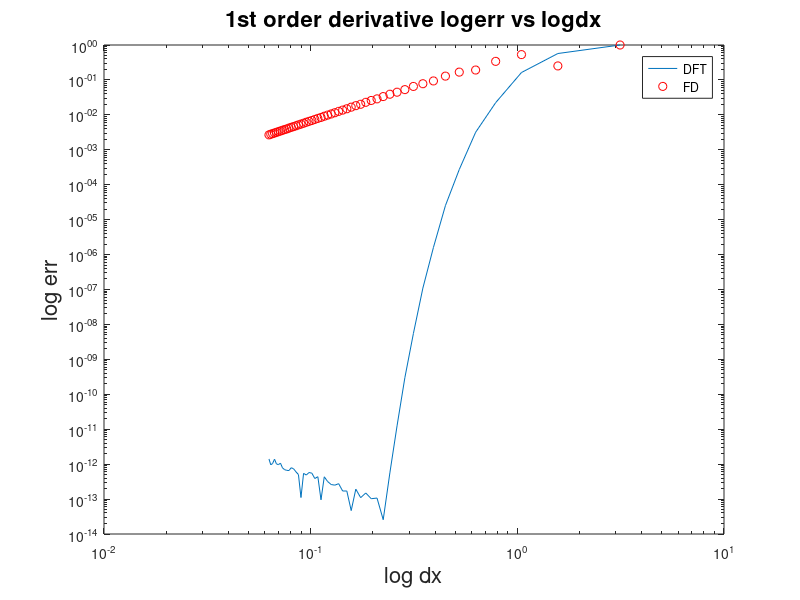
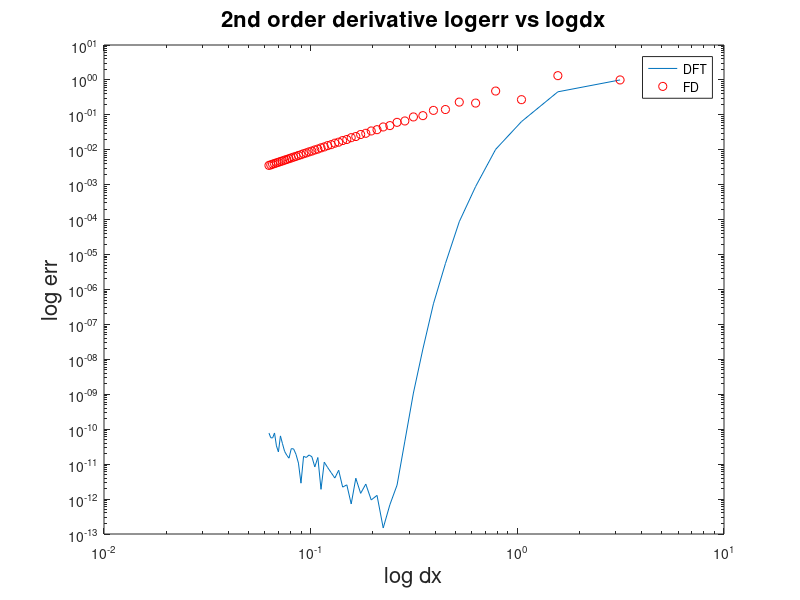

The MATLAB source for these figures, in order:
clc;clear all;

% part A

Np=[2:2:100]; % grid points pool

for a=1:length(Np)
    
    N=Np(a);

    n=[0:1:N-1];
    dx=2*pi/N;
    dx1(a)=dx;
    x=-pi+dx.*n;

    u=exp(sin(x)); 
    u1=exp(sin(x)).*cos(x);
    u2=exp(sin(x)).*cos(x).^2-sin(x).*exp(sin(x));

    k=[-N/2:1:N/2-1];

    for j=1:N
    
    uk(j)=sum(u.*exp(-1i.*k(j).*x))/N;
    
    end

    % part A 1st order derivative
    
    % DFT
    
    for m=1:N

    uN1(m)=sum(1i.*k.*uk.*exp(1i.*k.*x(m)));

    end

    err1(a)=max(abs(uN1-u1));
    
    % finite difference
    
    ud1(1)=(u(2)-u(N))/(2*dx);
    ud1(N)=(u(1)-u(N-1))/(2*dx);
    
    for j=2:N-1
        
    ud1(j)=(u(j+1)-u(j-1))/(2*dx);
    
    end
    
    
    err2(a)=max(abs(ud1-u1));
    
    % part B 2nd order derivative
    
    % fft
    
    for m=1:N

    uN2(m)=sum(-k.^2.*uk.*exp(1i.*k.*x(m)));

    end
    
    err3(a)=max(abs(uN2-u2));
    
    % finite difference    
    
    ud2(1)=(u(2)+u(N)-2*u(1))/(dx^2);
    ud2(N)=(u(1)+u(N-1)-2*u(N))/(dx^2);
    
    for j=2:N-1
        
    ud2(j)=(u(j+1)+u(j-1)-2*u(j))/(dx^2);
    
    end
    
    
    err4(a)=max(abs(ud2-u2));
    

end

figure;
loglog(dx1,err1,dx1,err2,'ro');
set(gcf,'color','w');
title('1st order derivative logerr vs logdx','Fontsize',16);
xlabel('log dx','Fontsize',16);
ylabel('log err','Fontsize',16);
legend('DFT','FD');

figure;
loglog(dx1,err3,dx1,err4,'ro');
set(gcf,'color','w');
title('2nd order derivative logerr vs logdx','Fontsize',16);
xlabel('log dx','Fontsize',16);
ylabel('log err','Fontsize',16);
legend('DFT','FD');

% figure;
% plot(x,u1);
% hold on;
% plot(x,uN1,'ro');
% hold on;
% plot(x,ud1,'c*');
% set(gcf,'color','w');
% title('1st order derivative of u','Fontsize',16);
% xlabel('x','Fontsize',16);
% ylabel('u1','Fontsize',16);
% legend('analytic','DFT','FD');
% 
% figure;
% plot(x,u2);
% hold on;
% plot(x,uN2,'ro');
% hold on;
% plot(x,ud2,'c*');
% set(gcf,'color','w');
% title('2nd order derivative of u','Fontsize',16);
% xlabel('x','Fontsize',16);
% ylabel('u2','Fontsize',16);
% legend('analytic','DFT','FD');



% figure;
% semilogy(Np,err1);
% hold on;
% semilogy(Np,err2,'ro');
% set(gcf,'color','w');
% title('1st order derivative errors comparison','Fontsize',16);
% xlabel('N(grid points)','Fontsize',16);
% ylabel('log errors','Fontsize',16);
% legend('DFT','FD','Fontsize',16);
% 
% figure;
% semilogy(Np,err3);
% hold on;
% semilogy(Np,err4,'ro');
% set(gcf,'color','w');
% title('2nd order derivative errors','Fontsize',16);
% xlabel('N(grid points)','Fontsize',16);
% ylabel('log errors','Fontsize',16);
% legend('DFT','FD','Fontsize',16);



